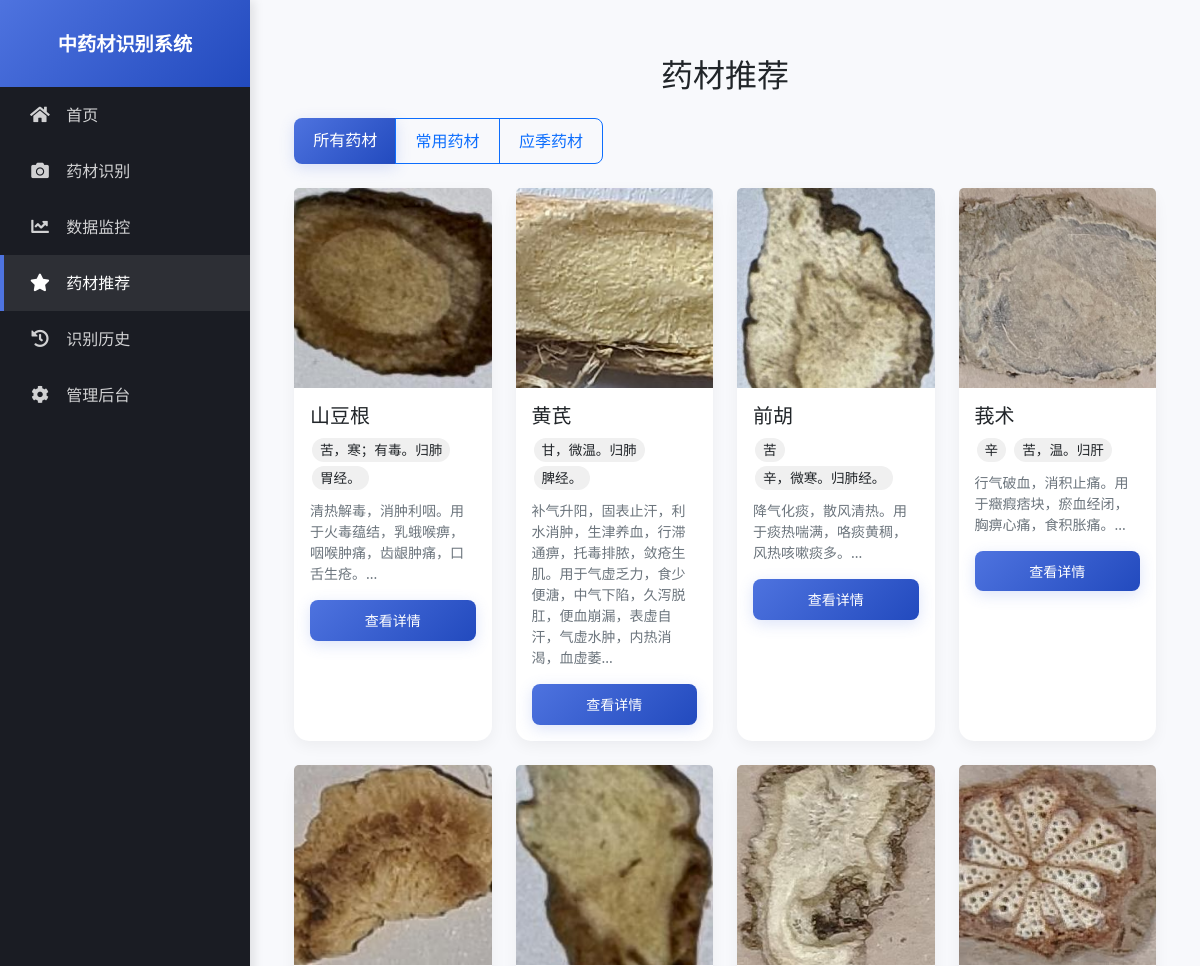
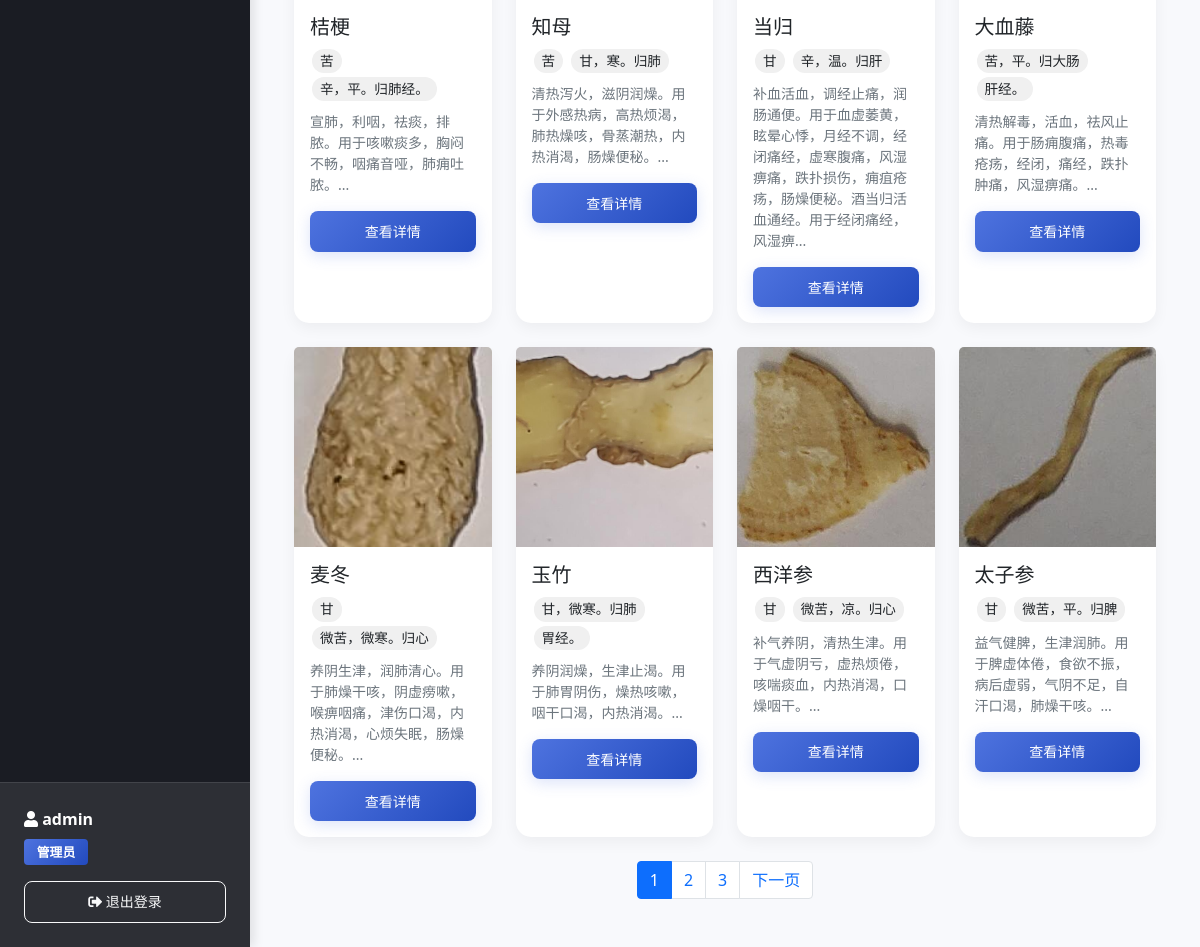
Page /herb_recommend (signed in) on the committed database (2 pictures, top to bottom).
### models.py (models this page shows)
class User(UserMixin, db.Model):
    id = db.Column(db.Integer, primary_key=True)
    username = db.Column(db.String(80), unique=True, nullable=False)
    password_hash = db.Column(db.String(128))
    is_admin = db.Column(db.Boolean, default=False)
    created_at = db.Column(db.DateTime, default=datetime.utcnow)
    detections = db.relationship('DetectionHistory', backref='user', lazy=True)

class Herb(db.Model):
    id = db.Column(db.Integer, primary_key=True)
    name = db.Column(db.String(100), nullable=False)
    english_name = db.Column(db.String(100))
    photo_number = db.Column(db.Integer, default=0)
    page_number = db.Column(db.String(50))
    description = db.Column(db.Text)
    effects = db.Column(db.Text)
    properties = db.Column(db.Text)
    similar_herbs = db.Column(db.Text)
    usage_parts = db.Column(db.Text)
    image_path = db.Column(db.String(200))
    season = db.Column(db.String(20))  # 添加season字段
    created_at = db.Column(db.DateTime, default=datetime.utcnow)
    detections = db.relationship('DetectionHistory', backref='herb', lazy=True)

### app.py (the view, shortened to what this page needs)
@app.route('/herb_recommend')
@login_required
def herb_recommend():
    page = request.args.get('page', 1, type=int)
    filter_type = request.args.get('filter', 'all')
    per_page = 12
    query = Herb.query.filter(~Herb.name.in_(['train', 'test']))
    if filter_type == 'common':
        query = query.filter(Herb.photo_number > 5)
    herbs = query.order_by(Herb.created_at.desc()).paginate(page=page, per_page=per_page, error_out=False)
    return render_template('herb_recommend.html',
                         herbs=herbs,
                         filter=filter_type)

### app.py (called while the page is built)
@login_manager.user_loader
def load_user(user_id):
    return User.query.get(int(user_id))

@app.before_request
def before_request():
    pass  # 现在可以为空，因为初始化已经在应用启动时完成

### templates/herb_recommend.html (shortened to what this page needs)
{% extends "base.html" %}
{% block content %}
<div class="container mt-4">
    <h2 class="text-center mb-4">药材推荐</h2>
    <div class="mb-4">
        <div class="btn-group" role="group">
            <a href="{{ url_for('herb_recommend', filter='all') }}"
               class="btn btn-{{ 'primary' if filter == 'all' else 'outline-primary' }}">
                所有药材
            </a>
            <a href="{{ url_for('herb_recommend', filter='common') }}"
               class="btn btn-{{ 'primary' if filter == 'common' else 'outline-primary' }}">
                常用药材
            </a>
            <a href="{{ url_for('herb_recommend', filter='seasonal') }}"
               class="btn btn-{{ 'primary' if filter == 'seasonal' else 'outline-primary' }}">
                应季药材
            </a>
        </div>
    </div>
    <div class="row row-cols-1 row-cols-md-2 row-cols-lg-3 row-cols-xl-4 g-4">
        {% for herb in herbs.items %}
        <div class="col">
            <div class="card herb-card">
                <img src="{{ url_for('static', filename=herb.image_path) if herb.image_path else url_for('static', filename='images/placeholder.jpg') }}"
                     class="card-img-top herb-image" alt="{{ herb.name }}">
                <div class="card-body">
                    <h5 class="card-title">{{ herb.name }}</h5>
                    <div class="mb-2">
                        {% if herb.properties %}
                            {% for property in herb.properties.split('、')[:2] %}
                            <span class="properties-tag">{{ property }}</span>
                            {% endfor %}
                        {% endif %}
                    </div>
                    <p class="card-text text-muted small">{{ herb.effects[:80] + '...' if herb.effects else '暂无描述' }}</p>
                    <button type="button" class="btn btn-primary btn-sm w-100 view-details"
                            data-herb-info='{{ {
                                "id": herb.id,
                                "name": herb.name,
                                "english_name": herb.english_name,
                                "properties": herb.properties,
                                "effects": herb.effects,
                                "usage_parts": herb.usage_parts,
                                "description": herb.description,
                                "season": herb.season,
                                "image_path": herb.image_path,
                                "similar_herbs": herb.similar_herbs
                            }|tojson }}'>
                        查看详情
                    </button>
                </div>
            </div>
        </div>
        {% endfor %}
    </div>
    <nav aria-label="Page navigation" class="mt-4">
        <ul class="pagination justify-content-center">
            {% for page_num in herbs.iter_pages(left_edge=2, left_current=2, right_current=2, right_edge=2) %}
                {% if page_num %}
                    <li class="page-item {{ 'active' if page_num == herbs.page else '' }}">
                        <a class="page-link" href="{{ url_for('herb_recommend', page=page_num, filter=filter) }}">
                            {{ page_num }}
                        </a>
                    </li>
                {% else %}
                    <li class="page-item disabled"><span class="page-link">...</span></li>
                {% endif %}
            {% endfor %}
            {% if herbs.has_next %}
            <li class="page-item">
                <a class="page-link" href="{{ url_for('herb_recommend', page=herbs.next_num, filter=filter) }}">下一页</a>
            </li>
            {% endif %}
        </ul>
    </nav>
</div>
{% endblock %}

### templates/base.html (shortened to what this page needs)
<!DOCTYPE html>
<html lang="zh">
<head>
    <link href="https://cdn.bootcdn.net/ajax/libs/twitter-bootstrap/5.1.3/css/bootstrap.min.css" rel="stylesheet">
    <link href="https://cdn.bootcdn.net/ajax/libs/font-awesome/5.15.4/css/all.min.css" rel="stylesheet">
</head>
<body>
    <nav class="sidebar">
        <div class="d-flex flex-column h-100">
            <div class="sidebar-header">
                <h4>中药材识别系统</h4>
            </div>
            <ul class="nav flex-column">
                <li class="nav-item">
                    <a class="nav-link {% if request.endpoint == 'index' %}active{% endif %}" href="{{ url_for('index') }}">
                        <i class="fas fa-home"></i> 首页
                    </a>
                </li>
                {% if current_user.is_authenticated %}
                <li class="nav-item">
                    <a class="nav-link {% if request.endpoint == 'detect' %}active{% endif %}" href="{{ url_for('detect') }}">
                        <i class="fas fa-camera"></i> 药材识别
                    </a>
                </li>
                <li class="nav-item">
                    <a class="nav-link {% if request.endpoint == 'sensor_dashboard' %}active{% endif %}" href="{{ url_for('sensor_dashboard') }}">
                        <i class="fas fa-chart-line"></i> 数据监控
                    </a>
                </li>
                <li class="nav-item">
                    <a class="nav-link {% if request.endpoint == 'herb_recommend' %}active{% endif %}" href="{{ url_for('herb_recommend') }}">
                        <i class="fas fa-star"></i> 药材推荐
                    </a>
                </li>
                <li class="nav-item">
                    <a class="nav-link {% if request.endpoint == 'user_history' %}active{% endif %}" href="{{ url_for('user_history') }}">
                        <i class="fas fa-history"></i> 识别历史
                    </a>
                </li>
                {% if current_user.is_admin %}
                <li class="nav-item">
                    <a class="nav-link {% if request.endpoint.startswith('admin.') %}active{% endif %}" href="{{ url_for('admin.dashboard') }}">
                        <i class="fas fa-cog"></i> 管理后台
                    </a>
                </li>
                {% endif %}
                {% endif %}
            </ul>
            {% if current_user.is_authenticated %}
            <div class="user-info mt-auto">
                <div class="user-name">
                    <i class="fas fa-user"></i> {{ current_user.username }}
                </div>
                <div class="user-role">
                    {% if current_user.is_admin %}
                    <span class="badge bg-primary">管理员</span>
                    {% else %}
                    <span class="badge bg-secondary">普通用户</span>
                    {% endif %}
                </div>
                <a href="{{ url_for('logout') }}" class="btn btn-outline-light btn-sm w-100">
                    <i class="fas fa-sign-out-alt"></i> 退出登录
                </a>
            </div>
            {% endif %}
        </div>
    </nav>
    <main class="main-content">
        {% block content %}{% endblock %}
    </main>
</body>
</html>

### templates/base.html (style rules this page uses)
:root { --primary-color: #4e73df; --primary-dark: #224abe; --secondary-color: #858796; --success-color: #1cc88a; --warning-color: #f6c23e; --sidebar-bg: #1a1c23; --sidebar-hover: #2d2f35; --content-bg: #f8f9fc; }
body { background-color: var(--content-bg); }
.sidebar { position: fixed; top: 0; bottom: 0; left: 0; z-index: 100; padding: 0; width: 250px; background: var(--sidebar-bg); box-shadow: 4px 0 10px rgba(0,0,0,0.1); }
.sidebar-header { padding: 2rem 1.5rem; background: linear-gradient(135deg, var(--primary-color) 0%, var(--primary-dark) 100%); color: white; text-align: center; }
.sidebar-header h4 { margin: 0; font-size: 1.2rem; font-weight: 600; }
.nav-link { color: rgba(255,255,255,0.8) !important; padding: 1rem 1.5rem; border-radius: 0; margin: 0; border-left: 4px solid transparent; transition: all 0.3s ease; }
.nav-link.active { color: white !important; background: var(--sidebar-hover); border-left-color: var(--primary-color); }
.nav-link i { width: 24px; text-align: center; margin-right: 10px; font-size: 1.1rem; }
.main-content { margin-left: 250px; padding: 2rem; min-height: 100vh; }
.user-info { padding: 1.5rem; border-top: 1px solid rgba(255,255,255,0.1); margin-top: auto; background: var(--sidebar-hover); }
.user-info .user-name { color: white; font-weight: 600; margin-bottom: 0.5rem; }
.user-info .user-role { margin-bottom: 1rem; }
.user-info .badge { font-size: 0.8rem; padding: 0.4rem 0.8rem; }
.card { border: none; border-radius: 15px; box-shadow: 0 5px 15px rgba(0,0,0,0.05); transition: all 0.3s ease; }
.btn { border-radius: 8px; font-weight: 500; padding: 0.6rem 1.2rem; transition: all 0.3s ease; }
.btn-primary { background: linear-gradient(135deg, var(--primary-color) 0%, var(--primary-dark) 100%); border: none; box-shadow: 0 4px 15px rgba(78, 115, 223, 0.2); }
.badge.bg-primary { background: linear-gradient(135deg, var(--primary-color) 0%, var(--primary-dark) 100%) !important; }

### templates/herb_recommend.html (style rules this page uses)
.herb-card { transition: transform 0.2s; height: 100%; }
.herb-image { height: 200px; object-fit: cover; border-top-left-radius: calc(0.375rem - 1px); border-top-right-radius: calc(0.375rem - 1px); }
.properties-tag { display: inline-block; padding: 2px 8px; margin: 2px; border-radius: 12px; background-color: #f0f0f0; font-size: 0.85rem; }

### rows in the picture
User: username "admin"
Herb: image_path (picture), name "山豆根", 2 "苦，寒；有毒。归肺" "胃经。", effects "清热解毒，消肿利咽。用于火毒蕴结，乳蛾喉痹，咽喉肿痛，齿龈肿痛，口舌生疮。..."
Herb: image_path (picture), name "黄芪", 2 "甘，微温。归肺" "脾经。", effects "补气升阳，固表止汗，利水消肿，生津养血，行滞通痹，托毒排脓，敛疮生肌。用于气虚乏力，食少便溏，中气下陷，久泻脱肛，便血崩漏，表虚自汗，气虚水肿，内热消渴，血虚萎..."
Herb: image_path (picture), name "前胡", 2 "苦" "辛，微寒。归肺经。", effects "降气化痰，散风清热。用于痰热喘满，咯痰黄稠，风热咳嗽痰多。..."
Herb: image_path (picture), name "莪术", 2 "辛" "苦，温。归肝", effects "行气破血，消积止痛。用于癥瘕痞块，瘀血经闭，胸痹心痛，食积胀痛。..."
Herb: image_path (picture), name "桔梗", 2 "苦" "辛，平。归肺经。", effects "宣肺，利咽，祛痰，排脓。用于咳嗽痰多，胸闷不畅，咽痛音哑，肺痈吐脓。..."
Herb: image_path (picture), name "知母", 2 "苦" "甘，寒。归肺", effects "清热泻火，滋阴润燥。用于外感热病，高热烦渴，肺热燥咳，骨蒸潮热，内热消渴，肠燥便秘。..."
Herb: image_path (picture), name "当归", 2 "甘" "辛，温。归肝", effects "补血活血，调经止痛，润肠通便。用于血虚萎黄，眩晕心悸，月经不调，经闭痛经，虚寒腹痛，风湿痹痛，跌扑损伤，痈疽疮疡，肠燥便秘。酒当归活血通经。用于经闭痛经，风湿痹..."
Herb: image_path (picture), name "大血藤", 2 "苦，平。归大肠" "肝经。", effects "清热解毒，活血，祛风止痛。用于肠痈腹痛，热毒疮疡，经闭，痛经，跌扑肿痛，风湿痹痛。..."
Herb: image_path (picture), name "麦冬", 2 "甘" "微苦，微寒。归心", effects "养阴生津，润肺清心。用于肺燥干咳，阴虚痨嗽，喉痹咽痛，津伤口渴，内热消渴，心烦失眠，肠燥便秘。..."
Herb: image_path (picture), name "玉竹", 2 "甘，微寒。归肺" "胃经。", effects "养阴润燥，生津止渴。用于肺胃阴伤，燥热咳嗽，咽干口渴，内热消渴。..."
Herb: image_path (picture), name "西洋参", 2 "甘" "微苦，凉。归心", effects "补气养阴，清热生津。用于气虚阴亏，虚热烦倦，咳喘痰血，内热消渴，口燥咽干。..."
Herb: image_path (picture), name "太子参", 2 "甘" "微苦，平。归脾", effects "益气健脾，生津润肺。用于脾虚体倦，食欲不振，病后虚弱，气阴不足，自汗口渴，肺燥干咳。..."

### other values in the picture
{{ page_num }} "1" "2" "3"
